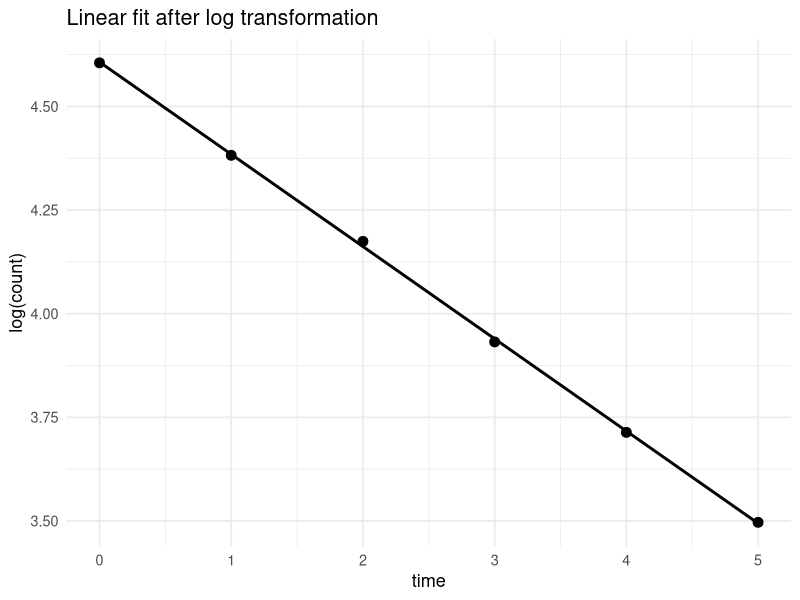
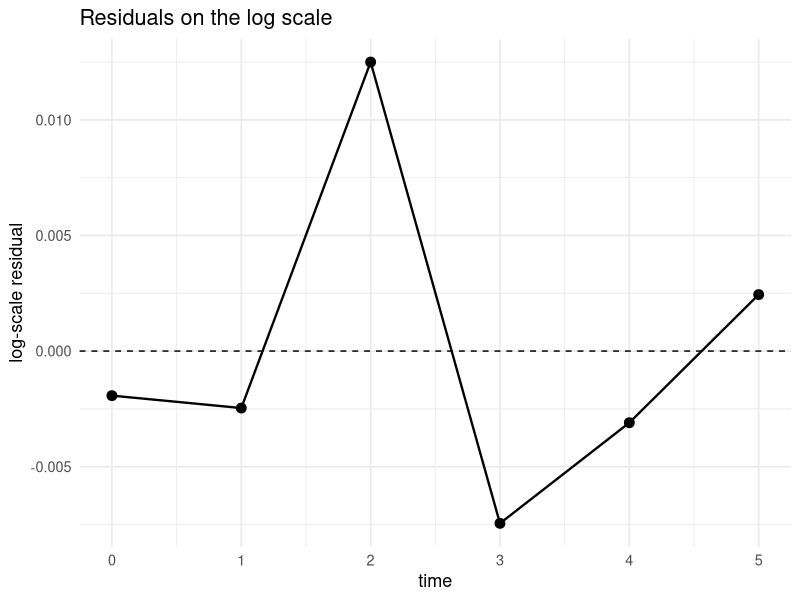
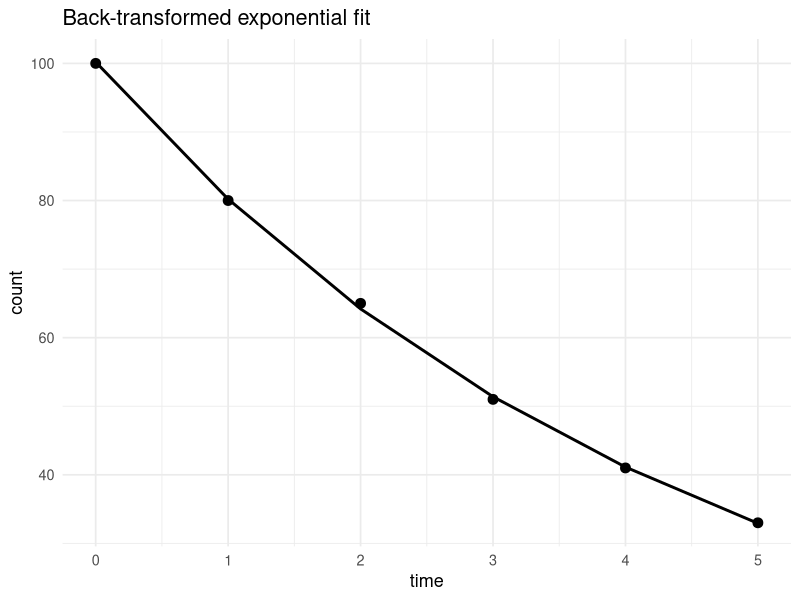

Reproduce these figures in R, in order.
## ---- chunk 1
#| label: setup
library(tidyverse)

theme_set(theme_minimal(base_size = 13))
## ---- chunk 2
#| label: ex2-transformation-code
bacteria <- tibble(
  time = 0:5,
  count = c(100, 80, 65, 51, 41, 33),
  log_count = log(count)
)

fit_log <- lm(log_count ~ time, data = bacteria)
coef(fit_log)

multiplicative_change <- exp(coef(fit_log)[["time"]])
proportional_decrease <- 1 - multiplicative_change

initial_count_hat <- exp(coef(fit_log)[["(Intercept)"]])

list(
  multiplicative_change_per_time_unit = multiplicative_change,
  proportional_decrease_per_time_unit = proportional_decrease,
  estimated_initial_count = initial_count_hat
)

bacteria_aug <- bacteria |>
  mutate(
    fitted_log = fitted(fit_log),
    residual_log = residuals(fit_log),
    fitted_count = exp(fitted_log)
  )

bacteria_aug

ggplot(bacteria_aug, aes(x = time, y = log_count)) +
  geom_point(size = 3) +
  geom_line(aes(y = fitted_log), linewidth = 1) +
  labs(
    title = "Linear fit after log transformation",
    x = "time",
    y = "log(count)"
  )

ggplot(bacteria_aug, aes(x = time, y = residual_log)) +
  geom_hline(yintercept = 0, linetype = "dashed") +
  geom_point(size = 3) +
  geom_line(linewidth = 0.8) +
  labs(
    title = "Residuals on the log scale",
    x = "time",
    y = "log-scale residual"
  )

ggplot(bacteria_aug, aes(x = time, y = count)) +
  geom_point(size = 3) +
  geom_line(aes(y = fitted_count), linewidth = 1) +
  labs(
    title = "Back-transformed exponential fit",
    x = "time",
    y = "count"
  )
## ---- chunk 3
#| label: ex3-ridge-code
G <- matrix(c(10, 8,
              8, 10), nrow = 2, byrow = TRUE)
z <- c(9, 9)
lambda <- 2

beta_ols <- solve(G, z)
beta_ridge <- solve(G + lambda * diag(2), z)

eig_G <- eigen(G, symmetric = TRUE)$values
eig_G_ridge <- eigen(G + lambda * diag(2), symmetric = TRUE)$values

condition_G <- max(eig_G) / min(eig_G)
condition_G_ridge <- max(eig_G_ridge) / min(eig_G_ridge)

list(
  beta_ols = beta_ols,
  beta_ridge_lambda_2 = beta_ridge,
  eigenvalues_G = eig_G,
  eigenvalues_G_plus_2I = eig_G_ridge,
  condition_number_G = condition_G,
  condition_number_G_plus_2I = condition_G_ridge
)
## ---- chunk 4
#| label: ex4-lasso-code
soft_threshold <- function(z, lambda) {
  sign(z) * pmax(abs(z) - lambda, 0)
}

z <- c(3, 0.7, -1.2, -4)

lasso_lambda_1 <- soft_threshold(z, lambda = 1)
lasso_lambda_2 <- soft_threshold(z, lambda = 2)

selected_lambda_1 <- which(lasso_lambda_1 != 0)
selected_lambda_2 <- which(lasso_lambda_2 != 0)

tibble(
  variable = paste0("X", seq_along(z)),
  z = z,
  lasso_lambda_1 = lasso_lambda_1,
  selected_lambda_1 = lasso_lambda_1 != 0,
  lasso_lambda_2 = lasso_lambda_2,
  selected_lambda_2 = lasso_lambda_2 != 0
)

list(
  selected_variables_lambda_1 = selected_lambda_1,
  selected_variables_lambda_2 = selected_lambda_2
)
